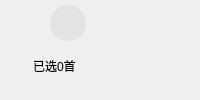
                           <widget class="QWidget" name="page_BatchOperation">
                            <layout class="QGridLayout" name="gridLayout_10">
                             <property name="leftMargin">
                              <number>0</number>
                             </property>
                             <property name="topMargin">
                              <number>0</number>
                             </property>
                             <property name="rightMargin">
                              <number>0</number>
                             </property>
                             <property name="bottomMargin">
                              <number>0</number>
                             </property>
                             <property name="spacing">
                              <number>0</number>
                             </property>
                             <item row="0" column="0">
                              <widget class="QWidget" name="widget_BatchOperation" native="true">
                               <widget class="QPushButton" name="btn_QuitBatch">
                                <property name="geometry">
                                 <rect>
                                  <x>721</x>
                                  <y>12</y>
                                  <width>111</width>
                                  <height>36</height>
                                 </rect>
                                </property>
                                <property name="cursor">
                                 <cursorShape>PointingHandCursor</cursorShape>
                                </property>
                                <property name="styleSheet">
                                 <string notr="true">border-radius:18px;
border:none;
background:rgb(223, 223, 223);
font: 9pt &quot;微软雅黑&quot;;</string>
                                </property>
                                <property name="text">
                                 <string>退出批量操作</string>
                                </property>
                               </widget>
                               <widget class="QPushButton" name="btn_DeleteTool">
                                <property name="geometry">
                                 <rect>
                                  <x>50</x>
                                  <y>5</y>
                                  <width>36</width>
                                  <height>36</height>
                                 </rect>
                                </property>
                                <property name="cursor">
                                 <cursorShape>PointingHandCursor</cursorShape>
                                </property>
                                <property name="styleSheet">
                                 <string notr="true">QPushButton
{
	border-radius:18px;
	border:none;
	background:rgb(227, 227, 227);
}
QPushButton:hover
{
	background:rgb(190,190,190);
}</string>
                                </property>
                                <property name="text">
                                 <string/>
                                </property>
                                <property name="icon">
                                 <iconset resource="res.qrc">
                                  <normaloff>:/icon/delete.png</normaloff>:/icon/delete.png</iconset>
                                </property>
                                <property name="iconSize">
                                 <size>
                                  <width>20</width>
                                  <height>20</height>
                                 </size>
                                </property>
                               </widget>
                               <widget class="QLabel" name="label_BatchNums">
                                <property name="geometry">
                                 <rect>
                                  <x>30</x>
                                  <y>55</y>
                                  <width>241</width>
                                  <height>20</height>
                                 </rect>
                                </property>
                                <property name="styleSheet">
                                 <string notr="true">border:none;
font: 9pt &quot;微软雅黑&quot;;
padding-top:1px;</string>
                                </property>
                                <property name="text">
                                 <string>已选0首</string>
                                </property>
                               </widget>
                              </widget>
                             </item>
                            </layout>
                           </widget>
